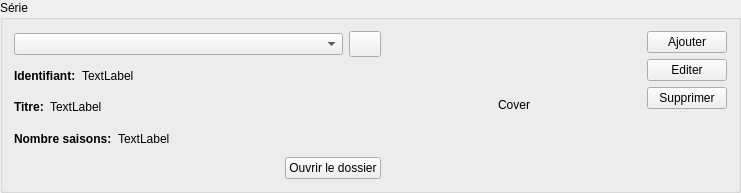
         <widget class="QGroupBox" name="groupBox_2">
          <property name="font">
           <font>
            <weight>50</weight>
            <bold>false</bold>
           </font>
          </property>
          <property name="title">
           <string>Série</string>
          </property>
          <layout class="QGridLayout" name="gridLayout_12">
           <item row="0" column="0">
            <layout class="QVBoxLayout" name="verticalLayout_5">
             <item>
              <layout class="QHBoxLayout" name="horizontalLayout_9">
               <item>
                <widget class="QComboBox" name="comboBox_2">
                 <property name="editable">
                  <bool>false</bool>
                 </property>
                 <property name="frame">
                  <bool>true</bool>
                 </property>
                </widget>
               </item>
               <item>
                <widget class="QPushButton" name="randomSerieButton">
                 <property name="maximumSize">
                  <size>
                   <width>32</width>
                   <height>28</height>
                  </size>
                 </property>
                 <property name="toolTip">
                  <string>Sélectionne une série aléatoirement</string>
                 </property>
                 <property name="text">
                  <string/>
                 </property>
                 <property name="icon">
                  <iconset>
                   <normaloff>icons/question.png</normaloff>icons/question.png</iconset>
                 </property>
                </widget>
               </item>
              </layout>
             </item>
             <item>
              <layout class="QHBoxLayout" name="horizontalLayout_6">
               <item>
                <widget class="QLabel" name="label_15">
                 <property name="font">
                  <font>
                   <weight>75</weight>
                   <bold>true</bold>
                  </font>
                 </property>
                 <property name="text">
                  <string>Identifiant:</string>
                 </property>
                </widget>
               </item>
               <item>
                <widget class="QLabel" name="label_14">
                 <property name="sizePolicy">
                  <sizepolicy hsizetype="Expanding" vsizetype="Preferred">
                   <horstretch>0</horstretch>
                   <verstretch>0</verstretch>
                  </sizepolicy>
                 </property>
                 <property name="text">
                  <string>TextLabel</string>
                 </property>
                </widget>
               </item>
              </layout>
             </item>
             <item>
              <layout class="QHBoxLayout" name="horizontalLayout_5">
               <item>
                <widget class="QLabel" name="label_12">
                 <property name="font">
                  <font>
                   <weight>75</weight>
                   <bold>true</bold>
                  </font>
                 </property>
                 <property name="text">
                  <string>Titre:</string>
                 </property>
                </widget>
               </item>
               <item>
                <widget class="QLabel" name="label_13">
                 <property name="sizePolicy">
                  <sizepolicy hsizetype="Expanding" vsizetype="Preferred">
                   <horstretch>0</horstretch>
                   <verstretch>0</verstretch>
                  </sizepolicy>
                 </property>
                 <property name="minimumSize">
                  <size>
                   <width>331</width>
                   <height>0</height>
                  </size>
                 </property>
                 <property name="text">
                  <string>TextLabel</string>
                 </property>
                </widget>
               </item>
              </layout>
             </item>
             <item>
              <layout class="QHBoxLayout" name="horizontalLayout_7">
               <item>
                <widget class="QLabel" name="label_19">
                 <property name="font">
                  <font>
                   <weight>75</weight>
                   <bold>true</bold>
                  </font>
                 </property>
                 <property name="text">
                  <string>Nombre saisons:</string>
                 </property>
                </widget>
               </item>
               <item>
                <widget class="QLabel" name="label_18">
                 <property name="sizePolicy">
                  <sizepolicy hsizetype="Expanding" vsizetype="Preferred">
                   <horstretch>0</horstretch>
                   <verstretch>0</verstretch>
                  </sizepolicy>
                 </property>
                 <property name="minimumSize">
                  <size>
                   <width>71</width>
                   <height>0</height>
                  </size>
                 </property>
                 <property name="text">
                  <string>TextLabel</string>
                 </property>
                </widget>
               </item>
              </layout>
             </item>
             <item>
              <layout class="QHBoxLayout" name="horizontalLayout_8">
               <item>
                <spacer name="horizontalSpacer">
                 <property name="orientation">
                  <enum>Qt::Horizontal</enum>
                 </property>
                 <property name="sizeHint" stdset="0">
                  <size>
                   <width>198</width>
                   <height>20</height>
                  </size>
                 </property>
                </spacer>
               </item>
               <item>
                <widget class="QPushButton" name="pushButton_10">
                 <property name="enabled">
                  <bool>true</bool>
                 </property>
                 <property name="toolTip">
                  <string>Ouvre le dossier de la série (si celui-ci à été défini)</string>
                 </property>
                 <property name="text">
                  <string>Ouvrir le dossier</string>
                 </property>
                 <property name="icon">
                  <iconset>
                   <normaloff>icons/folder-2.ico</normaloff>icons/folder-2.ico</iconset>
                 </property>
                </widget>
               </item>
              </layout>
             </item>
            </layout>
           </item>
           <item row="0" column="1">
            <widget class="QLabel" name="label_30">
             <property name="enabled">
              <bool>true</bool>
             </property>
             <property name="sizePolicy">
              <sizepolicy hsizetype="Expanding" vsizetype="Expanding">
               <horstretch>0</horstretch>
               <verstretch>0</verstretch>
              </sizepolicy>
             </property>
             <property name="minimumSize">
              <size>
               <width>254</width>
               <height>148</height>
              </size>
             </property>
             <property name="maximumSize">
              <size>
               <width>254</width>
               <height>148</height>
              </size>
             </property>
             <property name="text">
              <string>Cover</string>
             </property>
             <property name="scaledContents">
              <bool>true</bool>
             </property>
             <property name="alignment">
              <set>Qt::AlignCenter</set>
             </property>
            </widget>
           </item>
           <item row="0" column="2">
            <layout class="QVBoxLayout" name="verticalLayout_7">
             <item>
              <widget class="QPushButton" name="pushButton">
               <property name="maximumSize">
                <size>
                 <width>91</width>
                 <height>27</height>
                </size>
               </property>
               <property name="toolTip">
                <string>Ajoute une nouvelle série</string>
               </property>
               <property name="text">
                <string>Ajouter</string>
               </property>
               <property name="icon">
                <iconset>
                 <normaloff>icons/edit-add-4.ico</normaloff>icons/edit-add-4.ico</iconset>
               </property>
              </widget>
             </item>
             <item>
              <widget class="QPushButton" name="pushButton_3">
               <property name="maximumSize">
                <size>
                 <width>91</width>
                 <height>27</height>
                </size>
               </property>
               <property name="toolTip">
                <string>Editer les informations de la série sélectionnée</string>
               </property>
               <property name="text">
                <string>Editer</string>
               </property>
               <property name="icon">
                <iconset>
                 <normaloff>icons/document-properties-4.ico</normaloff>icons/document-properties-4.ico</iconset>
               </property>
               <property name="flat">
                <bool>false</bool>
               </property>
              </widget>
             </item>
             <item>
              <widget class="QPushButton" name="pushButton_2">
               <property name="maximumSize">
                <size>
                 <width>91</width>
                 <height>31</height>
                </size>
               </property>
               <property name="toolTip">
                <string>Supprime la série sélectionnée</string>
               </property>
               <property name="text">
                <string>Supprimer</string>
               </property>
               <property name="icon">
                <iconset>
                 <normaloff>icons/edit-delete-5.ico</normaloff>icons/edit-delete-5.ico</iconset>
               </property>
              </widget>
             </item>
             <item>
              <spacer name="verticalSpacer_2">
               <property name="orientation">
                <enum>Qt::Vertical</enum>
               </property>
               <property name="sizeHint" stdset="0">
                <size>
                 <width>20</width>
                 <height>40</height>
                </size>
               </property>
              </spacer>
             </item>
            </layout>
           </item>
          </layout>
         </widget>
